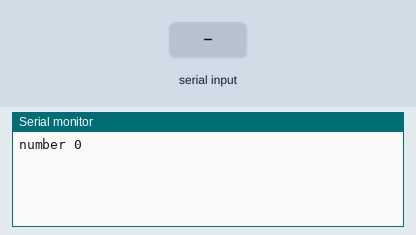
Bench run of a sketch on a simulated Arduino Uno, built with avr-gcc and run on an emulated ATmega328P. Parts: the last lines printed to the serial monitor. The test bench sets the inputs (shaded band).

Above: at 1.2 s.
1.3 s: "1\n" received over Serial
At 2.1 s:
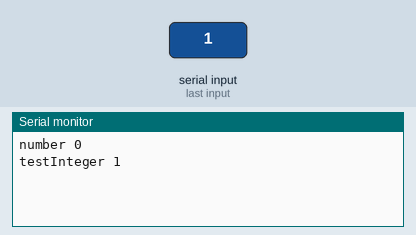
2.8 s: "0\n" received over Serial
At 3.6 s:
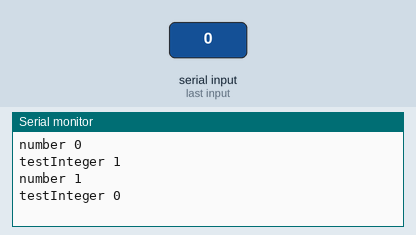
4.3 s: "2\n" received over Serial
At 5.8 s:
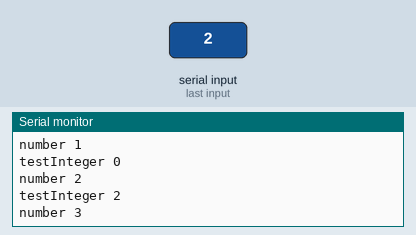
Timing chart, 0 to 7.3 s (numbered marks = the images above; inputs shaded):
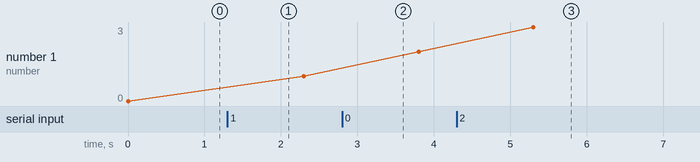

The sketch:

UARTDriver.ino
```cpp
#include <UARTDriver.h>

int number = 0;
int testInteger;

void setup() {
  // put your setup code here, to run once:
  Serial.begin(115200);
}

void loop() {
  // put your main code here, to run repeatedly:
  printf("number %d \n", number);
  number++;
  scanf("%d", &testInteger);
  printf("testInteger %d \n", testInteger);
  delay(1000);
}
```

UARTDriver.cpp
```cpp
#if ARDUINO >= 100
#include "Arduino.h"
#else
#include "WProgram.h"
#endif
#include <stdio.h>
#include "UARTDriver.h"

static int serial_putchar(char c, FILE *f)
{
  if (c == '\n') {
    serial_putchar('\r', f);
  }
  return Serial.write(c) == 1 ? 0 : 1;
}

static int serial_getchar(FILE *)
{
  while (Serial.available() <= 0) {
    ;
  }
  return Serial.read();
}

static FILE serial_stdinout;

static void setup_stdin_stdout()
{
  fdev_setup_stream(&serial_stdinout, serial_putchar, serial_getchar, _FDEV_SETUP_RW);
  stdout = &serial_stdinout;
  stdin  = &serial_stdinout;
  stderr = &serial_stdinout;
}

size_t initializeSTDINOUT::initnum = 0;

initializeSTDINOUT::initializeSTDINOUT()
{
  if (initnum++ == 0) {
    setup_stdin_stdout();
  }
}
```

UARTDriver.h
```cpp
#ifndef _UARTDRIVER_H
#define _UARTDRIVER_H

#include <Arduino.h>

class initializeSTDINOUT
{
    static size_t initnum;
  public:
    initializeSTDINOUT();
};

static initializeSTDINOUT initializeSTDINOUT_obj;

#endif
```

Measured:
- after the input at 1.3 s, the serial monitor: prints a new line at once (image 1)
- after the input at 2.8 s, the serial monitor: prints a new line at once (image 2)
- after the input at 4.3 s, the serial monitor: prints a new line at once (image 3)
- plotted number 1: 0 → 1 after the input at 1.3 s, 1 → 2 after the input at 2.8 s, 2 → 3 after the input at 4.3 s
